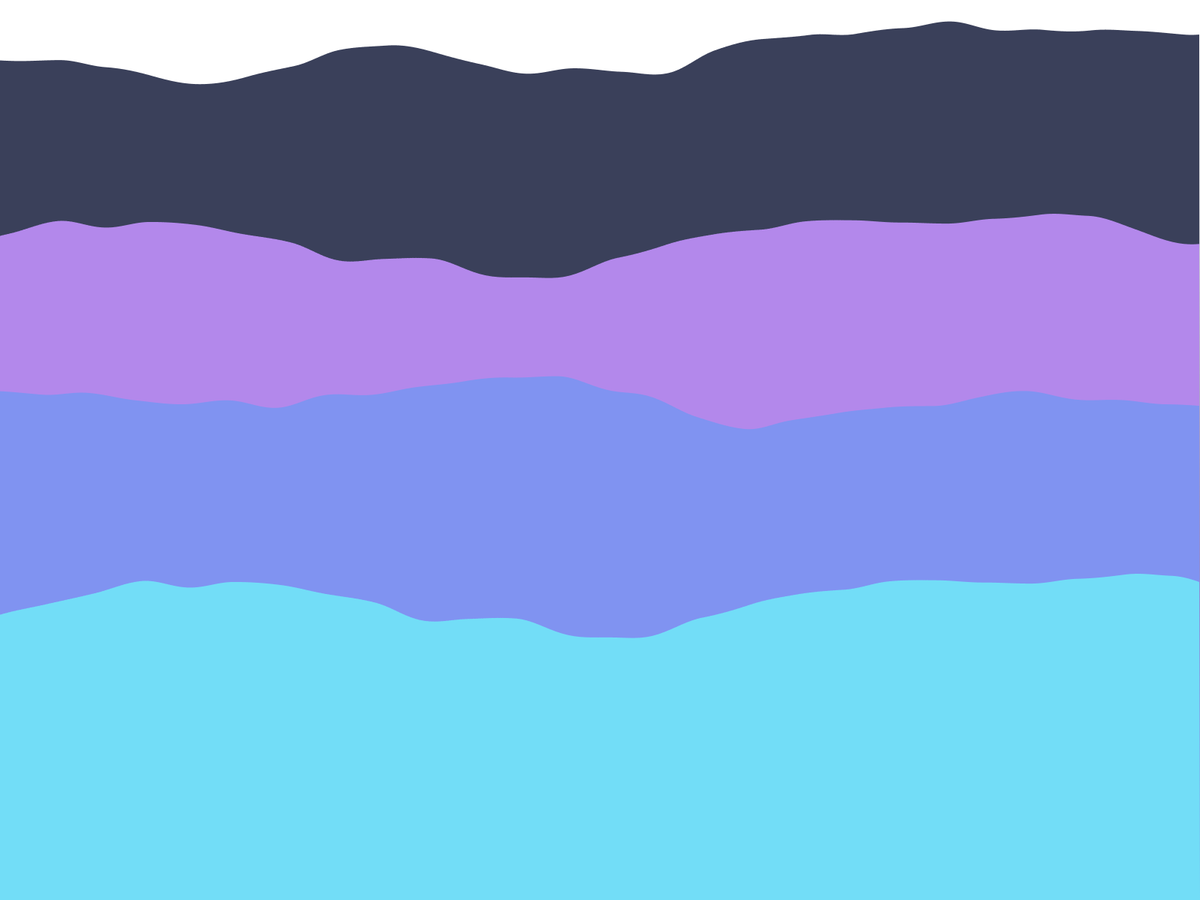
Frame 1 (no input)
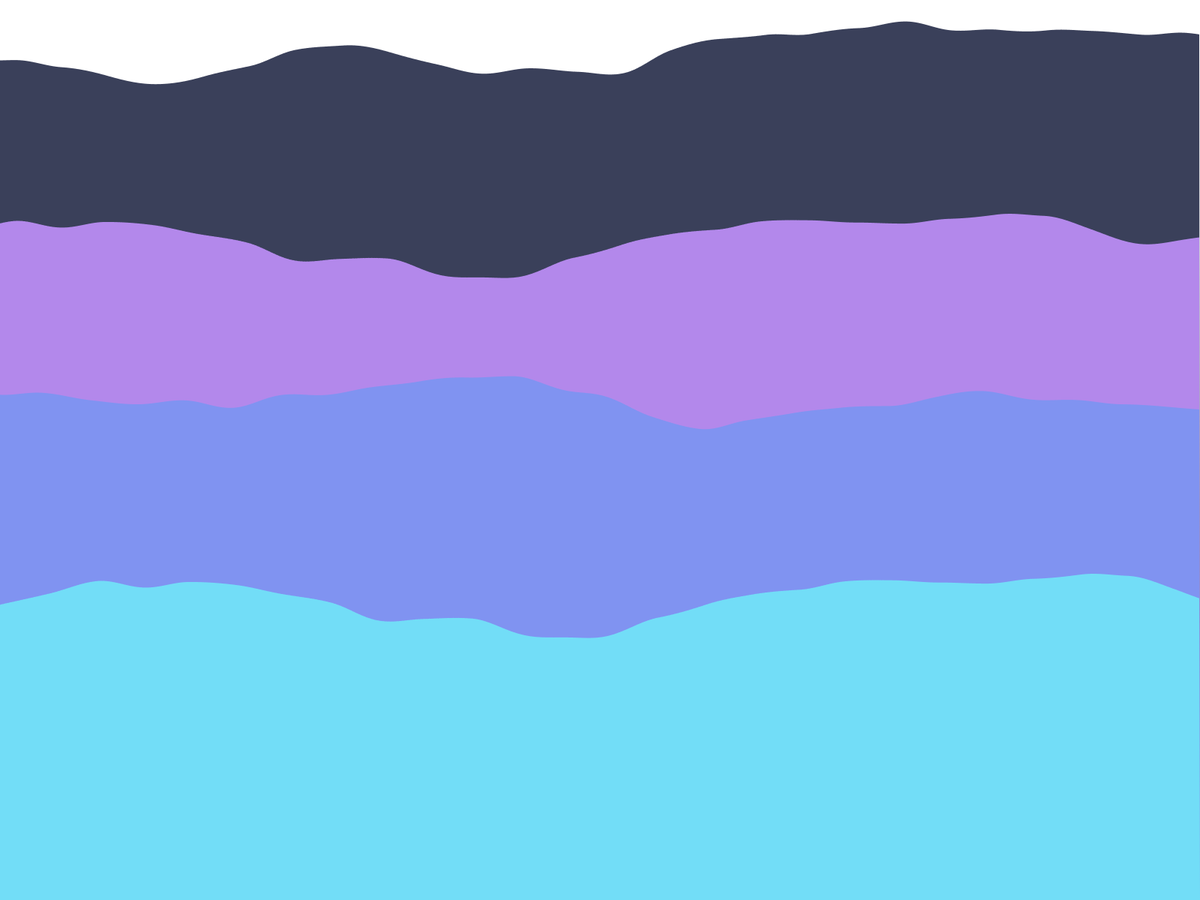
Frame 60 (the mouse pressed at the canvas centre just before this capture)
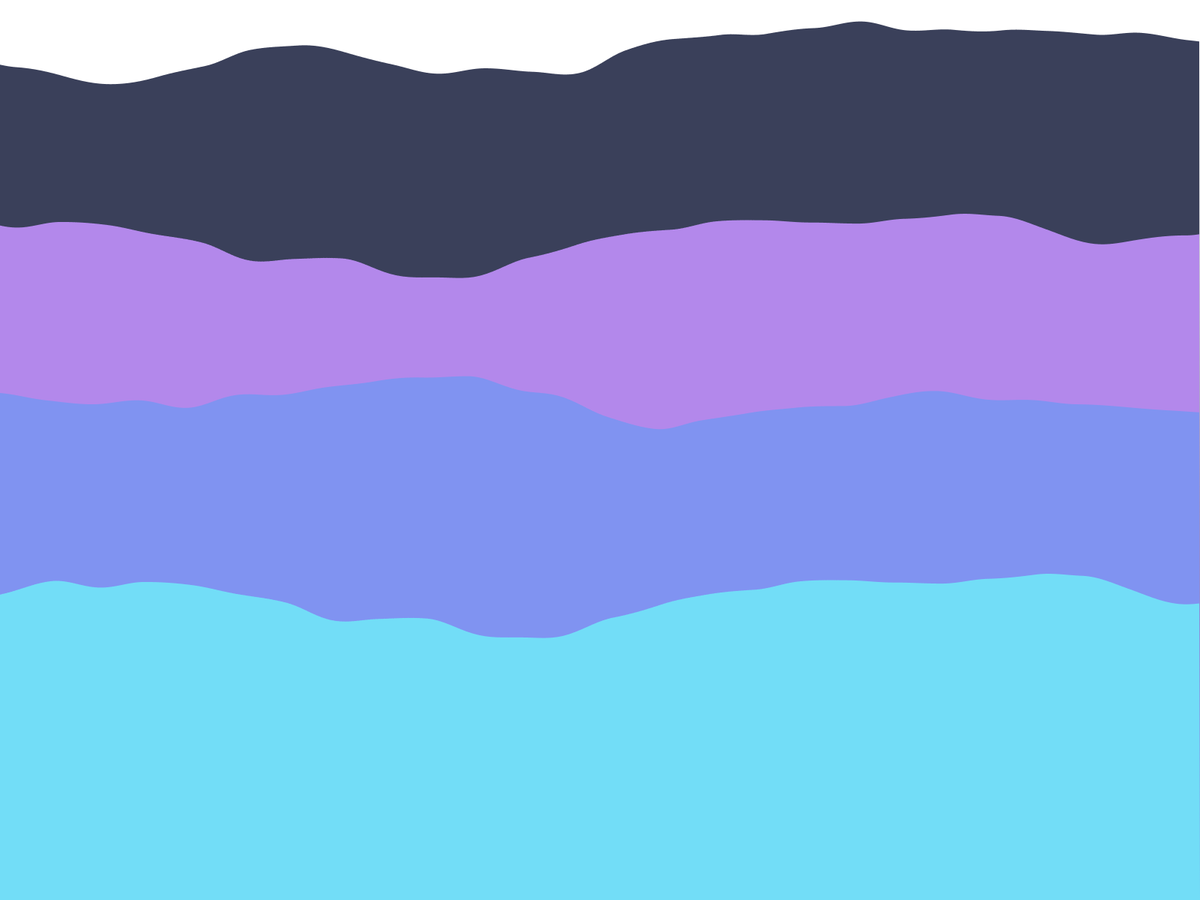
Frame 120 (the mouse held since frame 60 and released just before this capture)

The Processing sketch that drew these frames (run headless with seeded random() and noise(); from frame 60 on, the mouse is pressed at the canvas centre):

// Processing sketch: Scatter
// ── Scatter.pde
Wave[]w;
color[]c=new color[4];
void setup(){
	fullScreen();
	w=new Wave[4];
	c[0]=color(58, 64, 90);
	c[1]=color(179, 136, 235);
	c[2]=color(128, 147, 241);
	c[3]=color(114, 221, 247);
	for(int i=0;i<4;i++){
		w[i]=new Wave(c[i],height/5*i);
	}
}

void draw() {
	background(255);
	for(int i=0;i<4;i++){
		w[i].update();
	}
}
class Wave{
	color c;
	float n;
	float step;
	ArrayList<Float> list = new ArrayList<Float>();
	float step_noise=0.002;
	Wave(color c,float s){
		this.c=c;
		n=random(10);
		step=s;
		for(int i=0;i<width;i++){
			list.add(noise(n));
			n+=step_noise;
		}
	}
	void update(){
		list.add(noise(n));
		list.remove(0);
		n+=step_noise;
		beginShape();
		vertex(width,height);
		vertex(0,height);
		for(int i=0;i<width;i++){
			noStroke();
			fill(c);
			vertex(i,list.get(i)*200+step);
		}
		vertex(width,height);
		endShape();
	}
}
